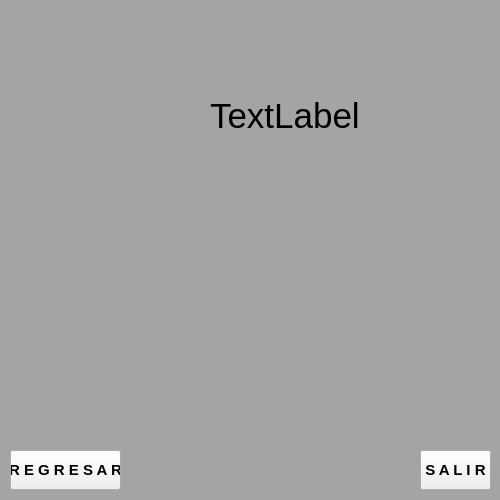
<?xml version="1.0" encoding="UTF-8"?>
<ui version="4.0">
 <class>Mi_perfil</class>
 <widget class="QWidget" name="Mi_perfil">
  <property name="geometry">
   <rect>
    <x>0</x>
    <y>0</y>
    <width>500</width>
    <height>500</height>
   </rect>
  </property>
  <property name="minimumSize">
   <size>
    <width>500</width>
    <height>500</height>
   </size>
  </property>
  <property name="maximumSize">
   <size>
    <width>500</width>
    <height>500</height>
   </size>
  </property>
  <property name="sizeIncrement">
   <size>
    <width>500</width>
    <height>500</height>
   </size>
  </property>
  <property name="baseSize">
   <size>
    <width>500</width>
    <height>500</height>
   </size>
  </property>
  <property name="windowTitle">
   <string>Mi Perfil</string>
  </property>
  <property name="windowIcon">
   <iconset resource="icons.qrc">
    <normaloff>:/img/icons/icon.ico</normaloff>:/img/icons/icon.ico</iconset>
  </property>
  <widget class="QLabel" name="label">
   <property name="geometry">
    <rect>
     <x>-20</x>
     <y>20</y>
     <width>221</width>
     <height>171</height>
    </rect>
   </property>
   <property name="styleSheet">
    <string notr="true">image: url(:/sources/img/icons/user.png);</string>
   </property>
   <property name="text">
    <string/>
   </property>
  </widget>
  <widget class="QPushButton" name="btnregresar">
   <property name="geometry">
    <rect>
     <x>10</x>
     <y>450</y>
     <width>111</width>
     <height>40</height>
    </rect>
   </property>
   <property name="font">
    <font>
     <pointsize>11</pointsize>
     <bold>true</bold>
    </font>
   </property>
   <property name="styleSheet">
    <string notr="true">background-image: url(:/img/bg/ac.jpg);</string>
   </property>
   <property name="text">
    <string>R E G R E S A R</string>
   </property>
  </widget>
  <widget class="QPushButton" name="btnsalir">
   <property name="geometry">
    <rect>
     <x>420</x>
     <y>450</y>
     <width>71</width>
     <height>40</height>
    </rect>
   </property>
   <property name="font">
    <font>
     <pointsize>11</pointsize>
     <bold>true</bold>
    </font>
   </property>
   <property name="styleSheet">
    <string notr="true">background-image: url(:/img/bg/ac.jpg);</string>
   </property>
   <property name="text">
    <string>S A L I R</string>
   </property>
  </widget>
  <widget class="QLabel" name="label_2">
   <property name="geometry">
    <rect>
     <x>-10</x>
     <y>0</y>
     <width>511</width>
     <height>571</height>
    </rect>
   </property>
   <property name="styleSheet">
    <string notr="true">background-color:rgba(0, 0, 0, 80);</string>
   </property>
   <property name="text">
    <string/>
   </property>
  </widget>
  <widget class="QLabel" name="label_3">
   <property name="geometry">
    <rect>
     <x>-680</x>
     <y>-3250</y>
     <width>1321</width>
     <height>3731</height>
    </rect>
   </property>
   <property name="styleSheet">
    <string notr="true">image: url(:/sources/img/bg/bgperfil.jpg);</string>
   </property>
   <property name="text">
    <string/>
   </property>
  </widget>
  <widget class="QLabel" name="label_4">
   <property name="geometry">
    <rect>
     <x>-110</x>
     <y>-10</y>
     <width>901</width>
     <height>521</height>
    </rect>
   </property>
   <property name="styleSheet">
    <string notr="true">image: url(:/sources/img/bg/bgperfil.jpg);</string>
   </property>
   <property name="text">
    <string/>
   </property>
  </widget>
  <widget class="QLabel" name="lbl_user">
   <property name="geometry">
    <rect>
     <x>210</x>
     <y>90</y>
     <width>271</width>
     <height>51</height>
    </rect>
   </property>
   <property name="font">
    <font>
     <pointsize>26</pointsize>
    </font>
   </property>
   <property name="styleSheet">
    <string notr="true"/>
   </property>
   <property name="text">
    <string>TextLabel</string>
   </property>
  </widget>
  <zorder>label_4</zorder>
  <zorder>label_2</zorder>
  <zorder>label_3</zorder>
  <zorder>label</zorder>
  <zorder>btnregresar</zorder>
  <zorder>btnsalir</zorder>
  <zorder>lbl_user</zorder>
 </widget>
 <resources>
  <include location="icons.qrc"/>
 </resources>
 <connections/>
</ui>
